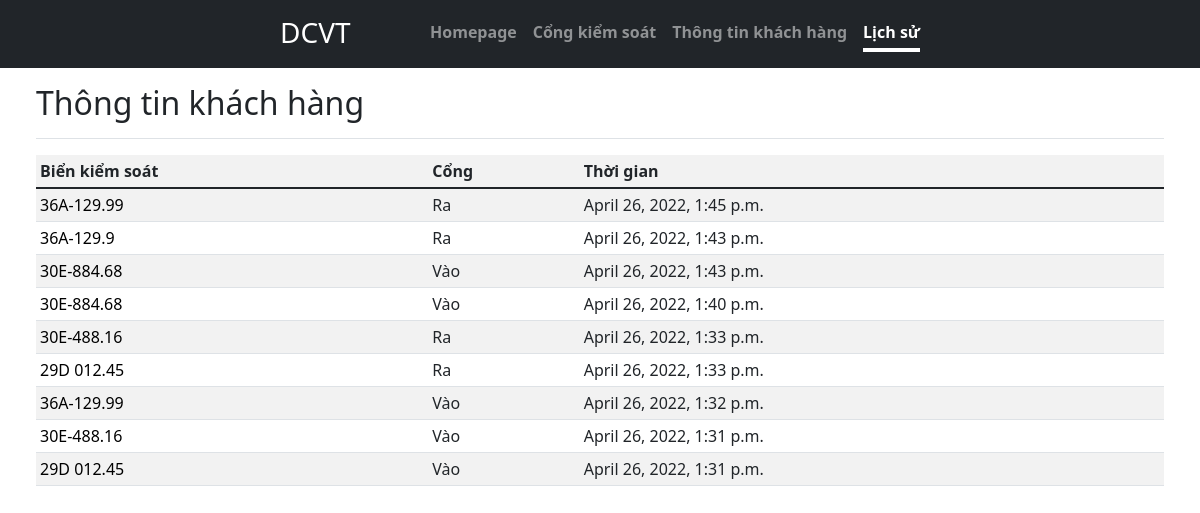
The page /polls/history/ on the database as committed earlier.
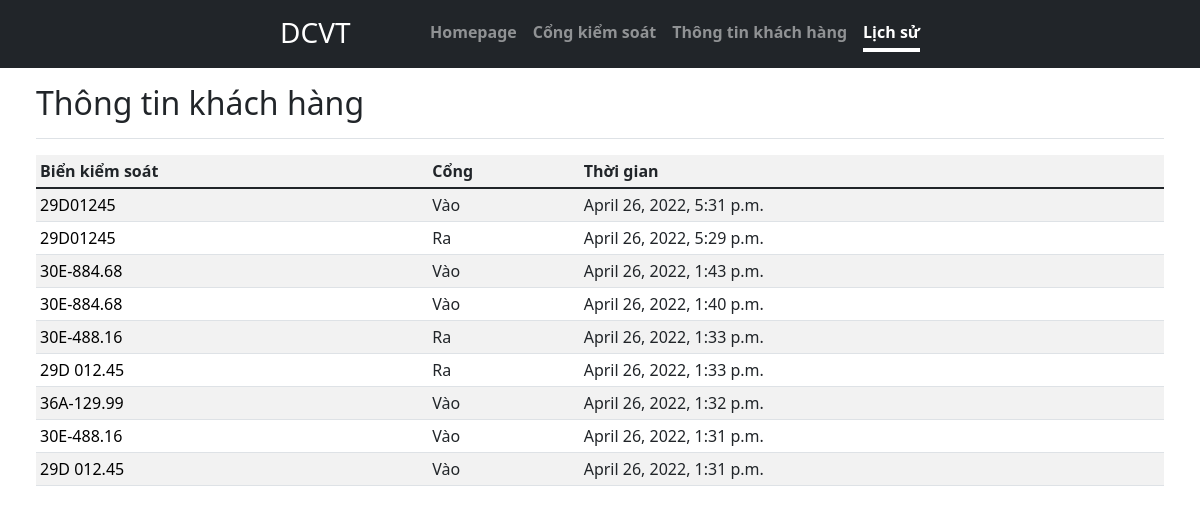
The same page on the database as committed later.
### polls/models.py (models this page shows)
class Parking(models.Model):
    id_cus= models.IntegerField()
    id_gate = models.IntegerField()
    imgtime = models.DateTimeField(default=timezone.now)
    bienso=models.CharField(max_length=15)

### polls/views.py (the view)
# urls.py: path('history/', history, name='history'),
def history(request):
    rec = Parking.objects.all().order_by('-imgtime')
    context = {"item": rec}
    return render(request, "t/history.html", context)

### polls/templates/t/history.html (shortened to what this page needs)
{% load static %}
<!doctype html>
<html lang="en">
  <head>
    <link href="{%static 'css/cover.css'%}" rel="stylesheet">
    <link href="{%static 'css/bootstrap.min.css' %}" rel="stylesheet">
  </head>
  <body>
    <div class="d-flex h-100 text-center text-white bg-dark">
      <div class="cover-container d-flex w-100 h-100 p-3 mx-auto flex-column">
        <header class="mb-auto">
          <div>
            <h3 class="float-md-start mb-0">DCVT</h3>
            <nav class="nav nav-masthead justify-content-center float-md-end">
              <a class="nav-link " aria-current="page" href="../../polls/home">Homepage</a>
              <a class="nav-link" href="../../polls/gate">Cổng kiểm soát</a>
              <a class="nav-link" href="../../polls/cus">Thông tin khách hàng</a>
              <a class="nav-link active" href="../../polls/history">Lịch sử</a>
            </nav>
          </div>
        </header>
      </div>
    </div>
<div class="container-fluid">
  <main class="col-md-9 ms-sm-auto col-lg-12 px-md-4">
    <div class="d-flex justify-content-between flex-wrap flex-md-nowrap align-items-center pt-3 pb-2 mb-3 border-bottom">
      <h1 class="h2">Thông tin khách hàng</h1>
    </div>
    <div class="table-responsive">
      <table class="table table-striped table-sm">
          <tr>
            <th scope="col">Biển kiểm soát</th>
            <th scope="col">Cổng</th>
            <th scope="col">Thời gian</th>
          </tr>
        <tbody>
          {% for i in item %}
            <tr>
              <td><a style="text-decoration: none; color: black" href="../cus/{{i.id_cus}}">{{i.bienso}}</a></td>
              {% if i.id_gate  == 1 %}
                <td>Vào</td>
              {% else %}
                <td>Ra</td>
              {% endif %}
              <td>{{i.imgtime}}</td>
            </tr>
          {% endfor %}
        </tbody>
      </table>
    </div>
  </main>
</div>
  </body>
</html>

Rows that differ between the two databases and show on the page:
removed Parking: bienso "36A-129.99", id_gate "Ra", imgtime "April 26, 2022, 1:45 p.m."
removed Parking: bienso "36A-129.9", id_gate "Ra", imgtime "April 26, 2022, 1:43 p.m."
added Parking: bienso "29D01245", id_gate "Vào", imgtime "April 26, 2022, 5:31 p.m."
added Parking: bienso "29D01245", id_gate "Ra", imgtime "April 26, 2022, 5:29 p.m."
